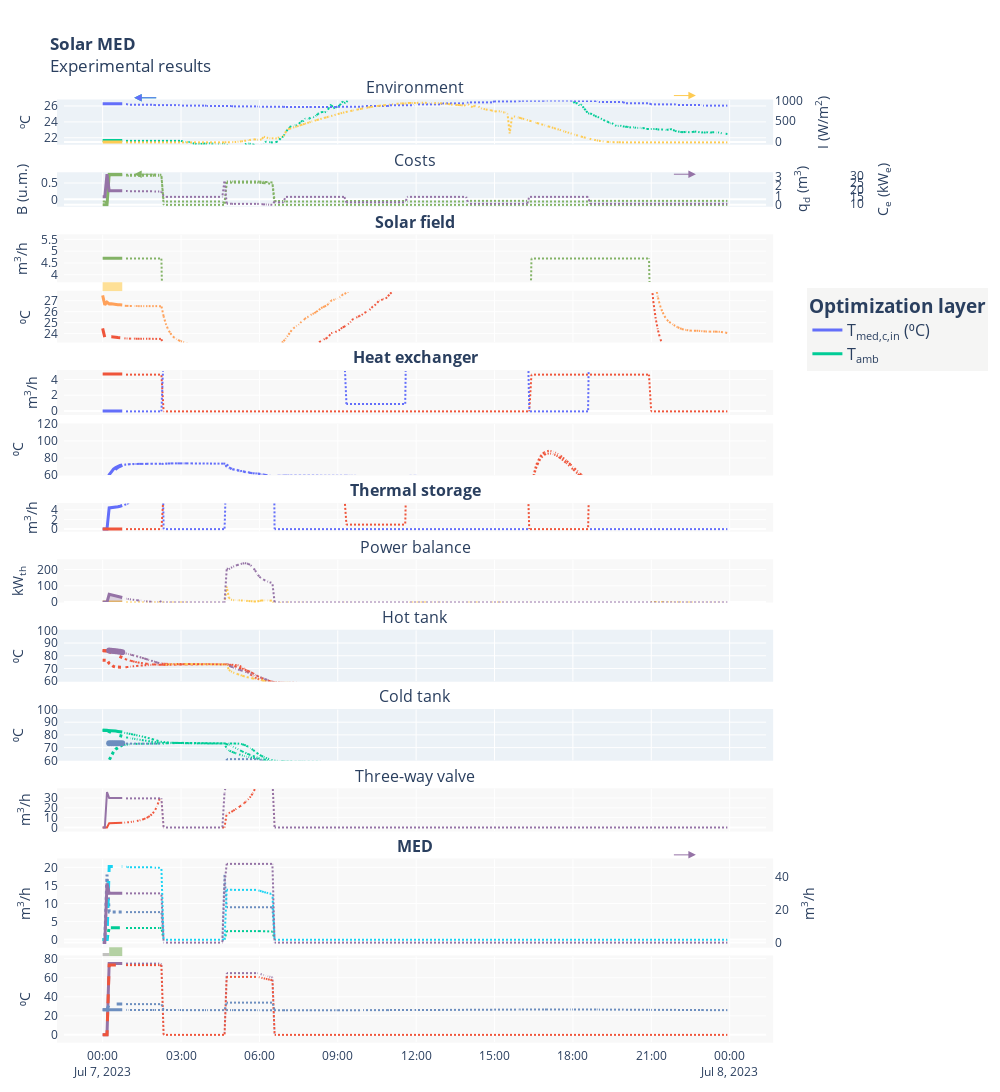

This figure's notebook cell:
### Code cell
from phd_visualizations import save_figure
from phd_visualizations.test_timeseries import experimental_results_plot

"""
    TODO:
     - Add support to specify style for the comparison dataframe.
     The usecase would be to have two dataframes, one with the simulated data using the obtained decision variables at each iteration from the GA evaluation and another one, where the rest of the decision variables in future steps would be represented with a different line style to indicate they are "predictions".
"""

with open( config_path / "plot_config.hjson") as f:
    plt_config = hjson.load(f)
    
plt_config["plots"]["costs"]["traces_left"][0]["var_id"] = 'net_profit'
plt_config["plots"]["heat_exchanger_flows"]["traces_left"].pop(-1)
plt_config["plots"]["thermal_storage_flows"]["traces_left"].pop(-1)
plt_config["plots"]["thermal_storage_flows"]["traces_left"].pop(-1)
plt_config["plots"]["med_temperatures"].pop("traces_right", None)
    
comp_trace_style: dict = {
    "line": {"dash": "dash"},
    "marker": {"color": "rgba(0,0,0,0)"}

}

fig = experimental_results_plot(plt_config, df=df_current, df_comp=df_future, vars_config=vars_config, resample=False,
                                index_adaptation_policy='combine',)

fig
